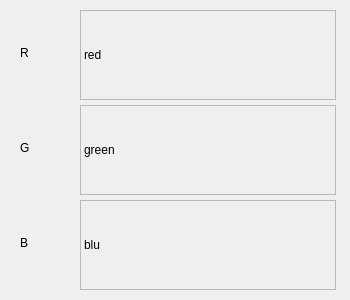
<?xml version="1.0" encoding="UTF-8"?>
<ui version="4.0">
 <class>HistogramWindow</class>
 <widget class="QWidget" name="HistogramWindow">
  <property name="geometry">
   <rect>
    <x>0</x>
    <y>0</y>
    <width>350</width>
    <height>300</height>
   </rect>
  </property>
  <property name="sizePolicy">
   <sizepolicy hsizetype="Fixed" vsizetype="Fixed">
    <horstretch>0</horstretch>
    <verstretch>0</verstretch>
   </sizepolicy>
  </property>
  <property name="windowTitle">
   <string>RGB Histograms</string>
  </property>
  <widget class="QLabel" name="redH">
   <property name="geometry">
    <rect>
     <x>80</x>
     <y>10</y>
     <width>256</width>
     <height>90</height>
    </rect>
   </property>
   <property name="frameShape">
    <enum>QFrame::StyledPanel</enum>
   </property>
   <property name="text">
    <string>red</string>
   </property>
  </widget>
  <widget class="QLabel" name="greenH">
   <property name="geometry">
    <rect>
     <x>80</x>
     <y>105</y>
     <width>256</width>
     <height>90</height>
    </rect>
   </property>
   <property name="frameShape">
    <enum>QFrame::StyledPanel</enum>
   </property>
   <property name="text">
    <string>green</string>
   </property>
  </widget>
  <widget class="QLabel" name="bluH">
   <property name="geometry">
    <rect>
     <x>80</x>
     <y>200</y>
     <width>256</width>
     <height>90</height>
    </rect>
   </property>
   <property name="frameShape">
    <enum>QFrame::StyledPanel</enum>
   </property>
   <property name="text">
    <string>blu</string>
   </property>
  </widget>
  <widget class="QLabel" name="label">
   <property name="geometry">
    <rect>
     <x>20</x>
     <y>45</y>
     <width>30</width>
     <height>16</height>
    </rect>
   </property>
   <property name="font">
    <font>
     <family>Helvetica Neue</family>
    </font>
   </property>
   <property name="text">
    <string>R</string>
   </property>
  </widget>
  <widget class="QLabel" name="label_2">
   <property name="geometry">
    <rect>
     <x>20</x>
     <y>140</y>
     <width>30</width>
     <height>16</height>
    </rect>
   </property>
   <property name="font">
    <font>
     <family>Helvetica Neue</family>
    </font>
   </property>
   <property name="text">
    <string>G</string>
   </property>
  </widget>
  <widget class="QLabel" name="label_3">
   <property name="geometry">
    <rect>
     <x>20</x>
     <y>235</y>
     <width>30</width>
     <height>16</height>
    </rect>
   </property>
   <property name="font">
    <font>
     <family>Helvetica Neue</family>
    </font>
   </property>
   <property name="text">
    <string>B</string>
   </property>
  </widget>
 </widget>
 <resources/>
 <connections/>
</ui>
